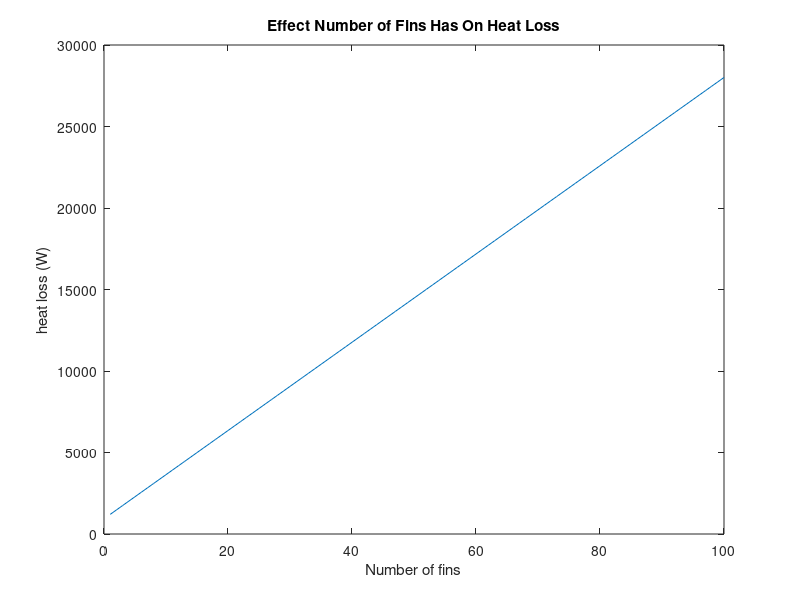

MATLAB code to generate this figure:
H=0.25;
r1=0.025;
Tw=500;
Tb=25;
k=186;
t=0.002;
N=[1:1:100];
r2=0.05;
h=50;
L=r2-r1;
Lc=L+0.5*t;
Am=Lc*t;
r2c=r1+Lc;
Af=2*pi*(r2c^2-r1^2);
Lb=H-N.*t;
Ab=pi*Lb*2*r1;
mL=sqrt(2*h/(k*Am))*Lc^1.5;
nf=tanh(mL)/mL;
qf=N*nf*h*Af*(Tw-Tb);
qb=h*Ab*(Tw-Tb);
qtot=qf+qb;
plot(N,qtot);
xlabel('Number of fins');
ylabel('heat loss (W)');
title('Effect Number of Fins Has On Heat Loss');